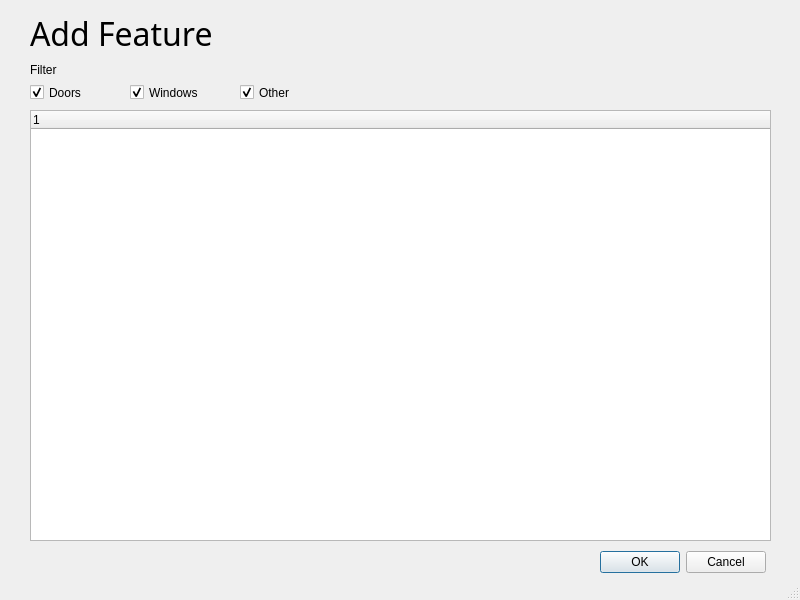
<?xml version="1.0" encoding="UTF-8"?>
<ui version="4.0">
 <class>MainWindow</class>
 <widget class="QMainWindow" name="MainWindow">
  <property name="geometry">
   <rect>
    <x>0</x>
    <y>0</y>
    <width>800</width>
    <height>600</height>
   </rect>
  </property>
  <property name="sizePolicy">
   <sizepolicy hsizetype="Fixed" vsizetype="Fixed">
    <horstretch>0</horstretch>
    <verstretch>0</verstretch>
   </sizepolicy>
  </property>
  <property name="minimumSize">
   <size>
    <width>800</width>
    <height>600</height>
   </size>
  </property>
  <property name="maximumSize">
   <size>
    <width>800</width>
    <height>600</height>
   </size>
  </property>
  <property name="windowTitle">
   <string>MainWindow</string>
  </property>
  <widget class="QWidget" name="centralwidget">
   <widget class="QLabel" name="label">
    <property name="geometry">
     <rect>
      <x>30</x>
      <y>10</y>
      <width>471</width>
      <height>51</height>
     </rect>
    </property>
    <property name="font">
     <font>
      <family>Noto Sans Bengali</family>
      <pointsize>24</pointsize>
      <weight>50</weight>
      <bold>false</bold>
     </font>
    </property>
    <property name="text">
     <string>Add Feature</string>
    </property>
   </widget>
   <widget class="QDialogButtonBox" name="buttonBox">
    <property name="geometry">
     <rect>
      <x>600</x>
      <y>550</y>
      <width>166</width>
      <height>25</height>
     </rect>
    </property>
    <property name="standardButtons">
     <set>QDialogButtonBox::Cancel|QDialogButtonBox::Ok</set>
    </property>
   </widget>
   <widget class="QCheckBox" name="filterDoorsCheckBox">
    <property name="geometry">
     <rect>
      <x>30</x>
      <y>80</y>
      <width>92</width>
      <height>25</height>
     </rect>
    </property>
    <property name="text">
     <string>Doors</string>
    </property>
    <property name="checked">
     <bool>true</bool>
    </property>
   </widget>
   <widget class="QLabel" name="label_2">
    <property name="geometry">
     <rect>
      <x>30</x>
      <y>60</y>
      <width>66</width>
      <height>19</height>
     </rect>
    </property>
    <property name="text">
     <string>Filter</string>
    </property>
   </widget>
   <widget class="QCheckBox" name="filterWindowsCheckBox">
    <property name="geometry">
     <rect>
      <x>130</x>
      <y>80</y>
      <width>92</width>
      <height>25</height>
     </rect>
    </property>
    <property name="text">
     <string>Windows</string>
    </property>
    <property name="checked">
     <bool>true</bool>
    </property>
   </widget>
   <widget class="QCheckBox" name="filterOtherCheckBox">
    <property name="geometry">
     <rect>
      <x>240</x>
      <y>80</y>
      <width>92</width>
      <height>25</height>
     </rect>
    </property>
    <property name="text">
     <string>Other</string>
    </property>
    <property name="checked">
     <bool>true</bool>
    </property>
   </widget>
   <widget class="QTreeWidget" name="treeWidget">
    <property name="geometry">
     <rect>
      <x>30</x>
      <y>110</y>
      <width>741</width>
      <height>431</height>
     </rect>
    </property>
   </widget>
  </widget>
  <widget class="QStatusBar" name="statusbar"/>
 </widget>
 <resources/>
 <connections/>
</ui>
